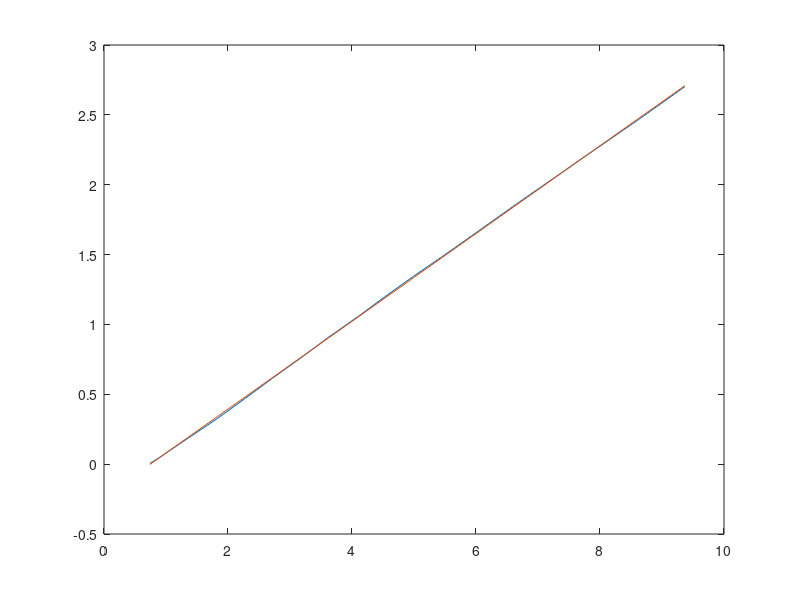

Here is the MATLAB script that generated this plot: (Note: this script raises an error after producing the figure.)
%% Magnetic levitation

%% Model parameters
model.m=0.058;              % [kg]               % mass of ball
model.g=9.81;               % [m/s^2]

%% Parameters for distance sensor
sensor.V=[9.22, 8.95, 8.57, 8.21, 7.83, 7.38,...
    6.86, 6.29, 5.67, 4.97, 4.25, 3.5, 2.67,...
    1.76, 0.79, -0.19, -1.21, -2.22, -3.18,...
    -4.1, -4.97, -5.72, -6.4, -6.98, -7.5, -7.94,...
    -8.3, -8.59, -8.82, -8.97, -9.07, -9.13, -9.15,...
    -9.16];                 % [V]                % measured voltage
sensor.d=(0:33)*0.7e-3;     % [m]                % distance from coil

%% Voltage to currrent characteristic
VIchar.V=[0.74, 0.9, 1.35, 1.83, 2.28,...
    2.72, 3.18, 3.62, 4.09, 4.53, 4.99,...
    5.46, 5.92, 6.37, 6.82, 7.28, 7.73,...
    8.18, 8.62, 9.05, 9.37];
VIchar.I=[0.005, 0.049, 0.184, 0.327, 0.471,...
    0.616, 0.762, 0.908, 1.054, 1.198, 1.344,...
    1.487, 1.631, 1.773, 1.914, 2.055, 2.194,...
    2.331, 2.466, 2.601, 2.703];
VIchar.Vmax=11.43;
VIchar.coefs=polyfit(VIchar.V,VIchar.I,1);
plot(VIchar.V,VIchar.I,VIchar.V,polyval(VIchar.coefs,VIchar.V));

%% Distance to inductance characteristic
DLchar.d=sensor.d;
DLchar.L=[118.3, 118.3, 116.6, 114.9, 113.3,...
    112.0, 110.9, 109.9, 109.1, 108.3, 107.6,...
    107.1, 106.5, 106.0, 105.6, 105.2, 104.8,...
    104.5, 104.2, 104.0, 103.7, 103.5, 103.3,...
    103.1, 103.0, 102.8, 102.7, 102.6, 102.5,...
    102.4, 102.3, 102.2, 102.1, 102.1]/1e3;
DLchar.L0=101.5/1e3;
DLchar.coefs=fit(DLchar.d(2:end)',(DLchar.L(2:end)-DLchar.L0)','exp1');

%% Parameters for model
Par_Fem=[DLchar.coefs.a -1/DLchar.coefs.b];
m=model.m;
g=model.g;
x0=0;
UI=VIchar.coefs;
ki=2.8964;
uc=0;

%%
figure;
plot(DLchar.d,DLchar.L,'b',DLchar.d,DLchar.L0+DLchar.coefs.a*exp(DLchar.coefs.b*DLchar.d),'r');
xlabel('Distance [m]');
ylabel('Inductance [H]');
title('Comparison of calculated and measured inductance');
grid on;
legend('Measured','Calculated');